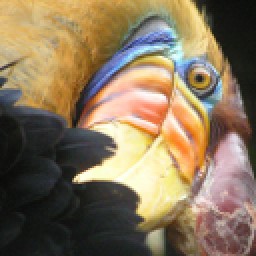
#> input picture Assignment1/test.png, 128 x 128 px (shown 2 times larger)
$ jupyter execute Problem_2.ipynb
#> lines starting #> are read from the running program, lines starting #| are printed output that depends on the picture; after the words box and inside, x2 and y2 are one past the last pixel; in counts of white or black regions, pixels touching at a corner belong together
[cell 1]
import cv2
import numpy as np
img = cv2.imread('test.png') # read the img file
#> img is the input picture: shape (128, 128, 3); mean B, G, R 91.3, 117.4, 135.4

# print(type(img))
# print(img)
# print(img.shape)

# set-ups
point1 = np.array((255,0,0))
point2 = np.array((0,255,0))
point3 = np.array((0,0,255))
point_list = [[255,0,0], [0,255,0], [0,0,255]] # for values assignment

Matrx_Dis = np.empty([128,128,3]) # A Matrix record the distances to 3 points
Matrx_Dis_Min = np.empty([128,128,3]) # A Matrix record the color based on min dis
Matrx_Pix_Rem = np.empty([128,128,3]) # A Matrix for color removing from the centor square

# A func for calculating the distances to 3 points
def calc_dis(point):
    point = np.array(point)
    return np.array([np.linalg.norm(point - point1),np.linalg.norm(point - point2),np.linalg.norm(point - point3)])

for i in range(128):
    for j in range(128):
        Matrx_Dis[i][j] = calc_dis(img[i][j]) # Calculate dis
        Matrx_Dis_Min[i][j] = point_list[np.argmin(Matrx_Dis[i][j])] # based on the index of min dis, give corresponding color to the pixel
        if (i<88.5)&(i>38.5)&(j<88.5)&(j>38.5):
            Matrx_Pix_Rem[i][j] = [0,0,0] # set [0,0,0] to the pixels in the center. (0+127)/2 ± 25 = 38.5(88.5)
        else:
            Matrx_Pix_Rem[i][j] = img[i][j] # keep pixels out of the center.
#> this loop made 128 passes
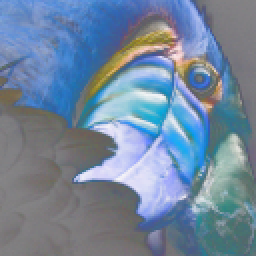
#> Matrx_Dis: shape (128, 128, 3) float64 (shown 2 times larger); mean B, G, R 269.4, 246, 225.1; drawn with min black and max white
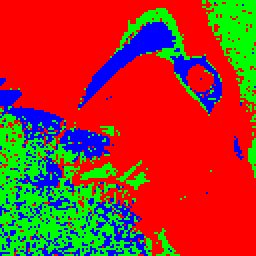
#> Matrx_Dis_Min: shape (128, 128, 3) float64 (shown 2 times larger); mean B, G, R 36.3, 56.3, 162.3
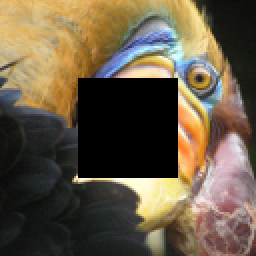
#> Matrx_Pix_Rem: shape (128, 128, 3) float64 (shown 2 times larger); mean B, G, R 69.8, 90.4, 103.5
# print(Matrx_Dis)
# print(Matrx_Dis_Min)
cv2.imwrite('output1.png',Matrx_Dis_Min)
cv2.imshow('image', Matrx_Dis_Min)

cv2.imwrite('output2.png',Matrx_Pix_Rem)
cv2.imshow('image', Matrx_Pix_Rem)
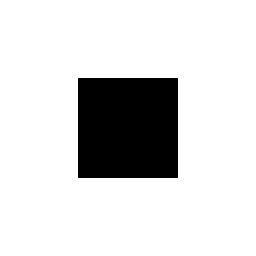
#> window 'image': shape (128, 128, 3) (shown 2 times larger); 84.7% white; 1 black region, box (x1, y1, x2, y2) and area: (39, 39, 89, 89) 2500
